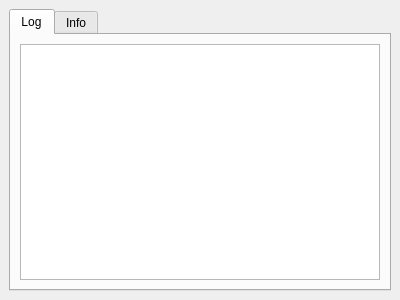
<?xml version="1.0" encoding="UTF-8"?>
<ui version="4.0">
 <class>InformationWindowWidget</class>
 <widget class="QDockWidget" name="InformationWindowWidget">
  <property name="geometry">
   <rect>
    <x>0</x>
    <y>0</y>
    <width>400</width>
    <height>300</height>
   </rect>
  </property>
  <property name="allowedAreas">
   <set>Qt::BottomDockWidgetArea|Qt::TopDockWidgetArea</set>
  </property>
  <property name="windowTitle">
   <string>Information</string>
  </property>
  <widget class="QWidget" name="dockWidgetContents">
   <layout class="QVBoxLayout" name="verticalLayout">
    <item>
     <widget class="QTabWidget" name="m_tabWidget_Infos">
      <property name="currentIndex">
       <number>0</number>
      </property>
      <widget class="QWidget" name="tab_log">
       <attribute name="title">
        <string>Log</string>
       </attribute>
       <layout class="QVBoxLayout" name="verticalLayout_2">
        <item>
         <widget class="QTextBrowser" name="m_textBrowser_Log"/>
        </item>
       </layout>
      </widget>
      <widget class="QWidget" name="tab_info">
       <attribute name="title">
        <string>Info</string>
       </attribute>
      </widget>
     </widget>
    </item>
   </layout>
  </widget>
 </widget>
 <resources/>
 <connections/>
</ui>
